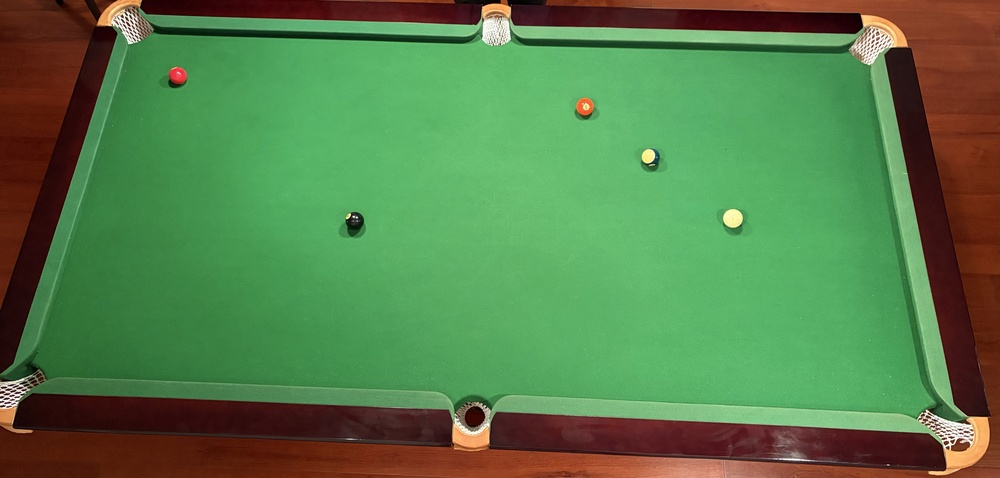
#> input picture analyzer_table/input/IMG_1884-1.jpeg, 1000 x 478 px, shrunk from 5669 x 2708 before the run; its folder holds only this picture in this run
$ python -i pocket_cycle.py   (imports and definitions only)
#> lines starting #> are read from the running program, lines starting #| are printed output that depends on the picture
#> further down, picture is the input picture: shape (478, 1000, 3); mean B, G, R 74.4, 125.6, 86.7
import os
import cv2
import numpy as np
from analyzer_table.launcher_helper.json_models import table_pockets, Pocket
from analyzer_table.detect_ball.Debugger import Debugger
from const_numbers import CROP_HALF_SIZE


# =====================
# 🧩 פונקציות עזר
# =====================

# [11 lines left out: function _load_pocket_image, not called in this run]


def _detect_circle(img) -> tuple[int, int, int] | None:
    """מזהה עיגול בתמונה באמצעות HoughCircles ומחזיר (x, y, r) אם נמצא."""
    gray = cv2.cvtColor(img, cv2.COLOR_BGR2GRAY)
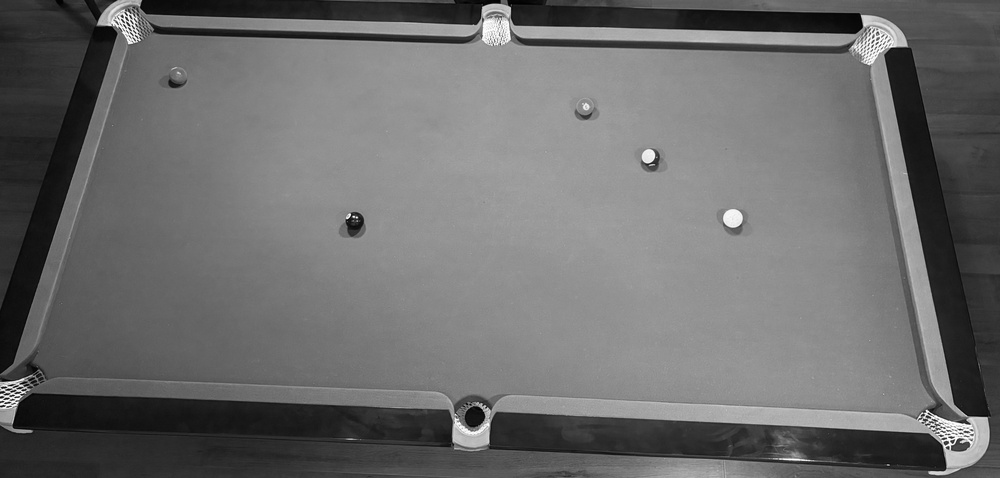
#> gray: shape (478, 1000); min 1, max 255, mean 108.2
    gray = cv2.medianBlur(gray, 5)
    circles = cv2.HoughCircles(
        gray,
        cv2.HOUGH_GRADIENT,
        dp=1.2,
        minDist=10,
        param1=100,
        param2=15,
        minRadius=5,
        maxRadius=int(min(img.shape[:2]) / 2)
    )
#> circles = 1521 rows, first 8: [756.6, 246.6, 215.8], [777, 237, 226.4], [826.2, 238.2, 226.4], [693, 233.4, 225.1], [563.4, 228.6, 223.8], [739.8, 250.2, 210.6], [677.4, 243, 214.5], [657, 240.6, 233]
    if circles is not None:
        circles = np.uint16(np.around(circles))
#> circles = 1521 rows, first 8: [757, 247, 216], [777, 237, 226], [826, 238, 226], [693, 233, 225], [563, 229, 224], [740, 250, 211], [677, 243, 215], [657, 241, 233]
        x, y, r = circles[0, 0]
#> x = 757; y = 247; r = 216
        return int(x), int(y), int(r)
    return None


# [63 lines left out: functions _draw_and_save_circle, mark_pocket_circles, not called in this run]

>>> import cv2
>>> picture = cv2.imread('../../input/IMG_1884-1.jpeg')
>>> result = _detect_circle(picture)
#> result = (757, 247, 216)

$ run again, on analyzer_table/input/first.jpeg
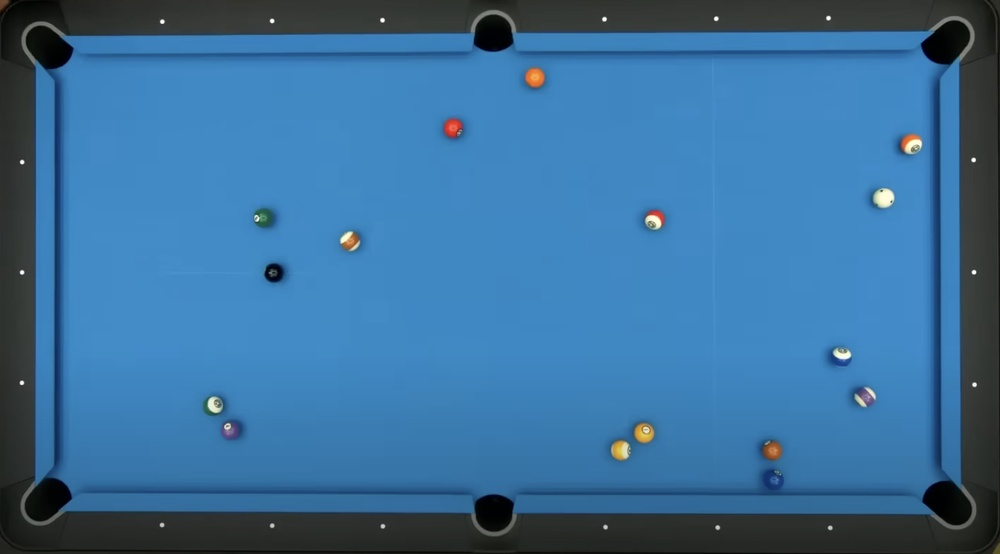
#> input picture analyzer_table/input/first.jpeg, 1000 x 554 px, shrunk from 1510 x 836 before the run
#> picture is the input picture: shape (554, 1000, 3); mean B, G, R 155.4, 111.7, 58.2
#> in _detect_circle, `gray = cv2.cvtColor(img, cv2.COLOR_BGR2GRAY)`:
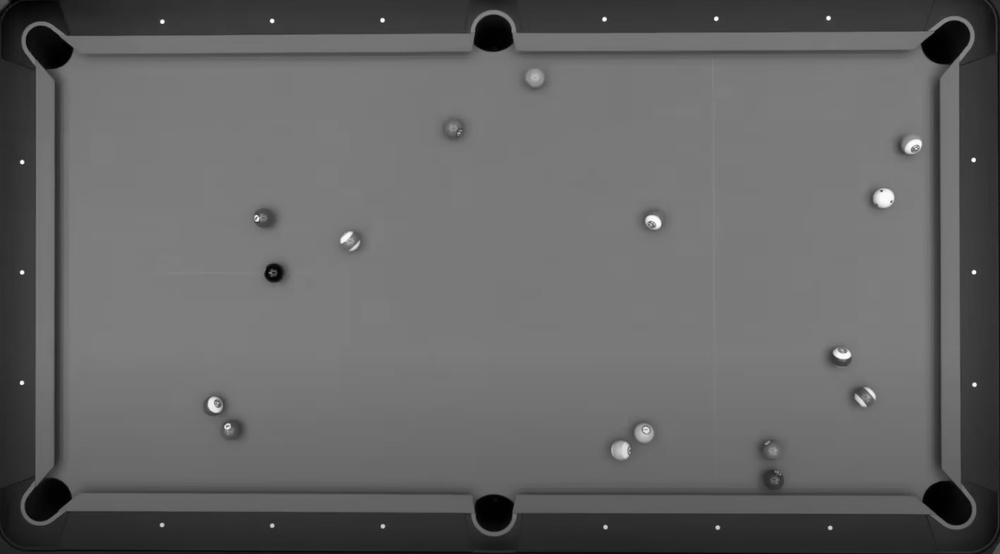
#> gray: shape (554, 1000); min 0, max 255, mean 100.7
#> in _detect_circle, `circles = cv2.HoughCircles( gray, cv2.HOUGH_GRADIENT, dp=1.2, minDist=..`: circles = 1408 rows, first 8: [670.2, 282.6, 269.7], [678.6, 293.4, 261.8], [684.6, 306.6, 275], [708.6, 300.6, 251.2], [690.6, 281.4, 249.9], [766.2, 281.4, 231.4], [702.6, 257.4, 237.8], [696.6, 292.2, 260.5]
#> in _detect_circle, `circles = np.uint16(np.around(circles))`: circles = 1408 rows, first 8: [670, 283, 270], [679, 293, 262], [685, 307, 275], [709, 301, 251], [691, 281, 250], [766, 281, 231], [703, 257, 238], [697, 292, 260]
#> x = 670; y = 283; r = 270
#> result = (670, 283, 270)
